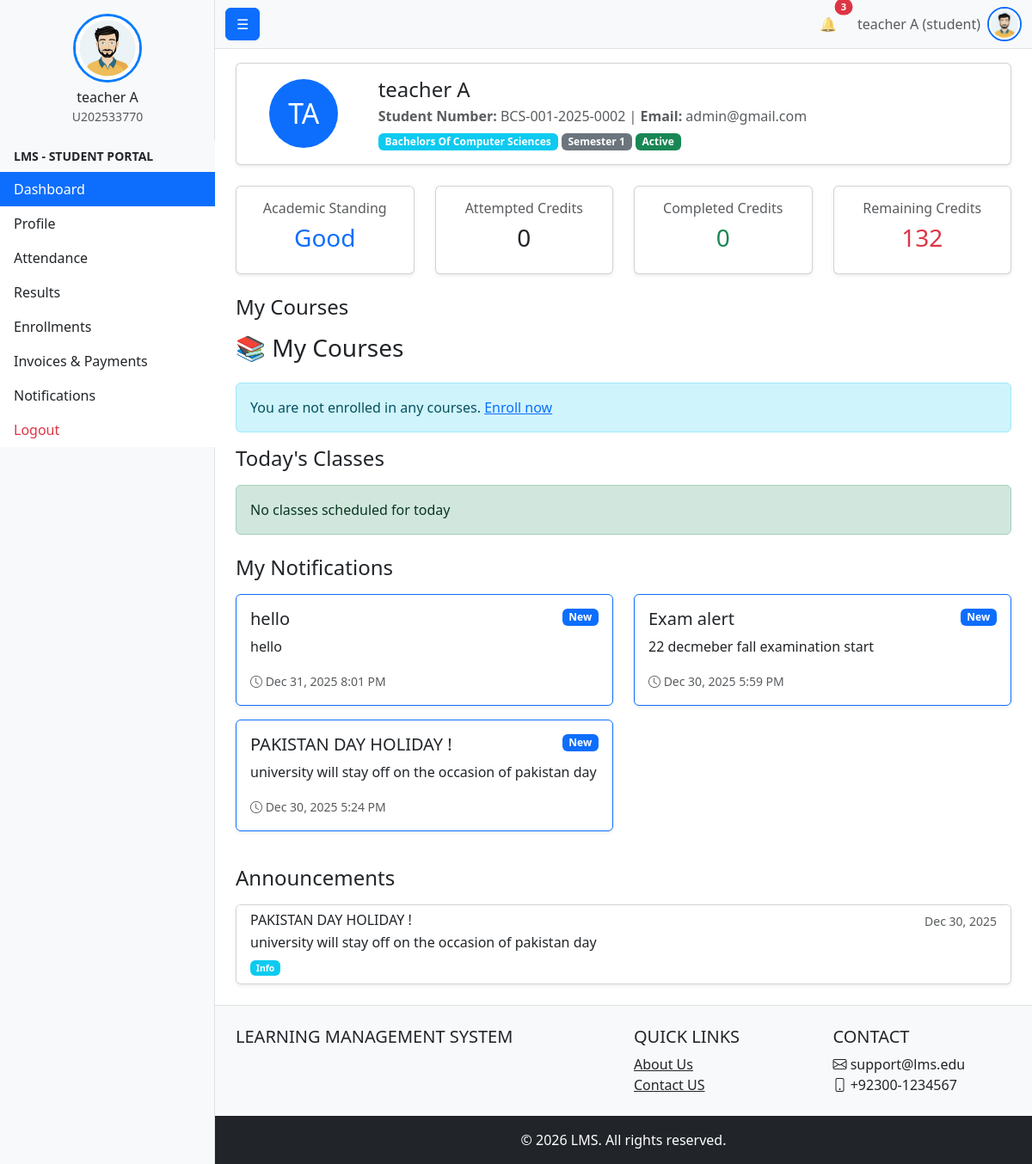
Page /roles/Student/dashboard.php (signed in) on the committed database.
### tables this page shows
CREATE TABLE `users` (
  `id` int(11) NOT NULL,
  `first_name` varchar(100) NOT NULL,
  `last_name` varchar(100) NOT NULL,
  `full_name` varchar(201) GENERATED ALWAYS AS (concat(`first_name`,' ',`last_name`)) STORED,
  `email` varchar(255) DEFAULT NULL,
  `contact_number` varchar(20) DEFAULT NULL,
  `profile_image` varchar(255) DEFAULT NULL COMMENT 'Stores profile image filename (stored in /public/uploads/profiles/)',
  `campus_id` int(11) DEFAULT NULL,
  `gender` enum('male','female','other') DEFAULT NULL,
  `cnic` varchar(15) DEFAULT NULL,
  `date_of_birth` date DEFAULT NULL,
  `address` text DEFAULT NULL,
  `password_hash` varchar(255) NOT NULL,
  `user_code` varchar(255) NOT NULL,
  `status` enum('active','inactive','suspended') NOT NULL DEFAULT 'active',
  `is_deleted` tinyint(1) NOT NULL DEFAULT 0,
  `created_at` timestamp NOT NULL DEFAULT current_timestamp(),
  `updated_at` timestamp NOT NULL DEFAULT current_timestamp() ON UPDATE current_timestamp(),
  `last_login_at` datetime DEFAULT NULL
);

CREATE TABLE `roles` (
  `role_id` int(11) NOT NULL,
  `role_name` enum('student','faculty','admin','student_affairs','examination','admission','accounts') NOT NULL
);

CREATE TABLE `student` (
  `student_id` int(11) NOT NULL,
  `program_id` int(11) NOT NULL,
  `student_number` varchar(50) NOT NULL,
  `admission_year` year(4) NOT NULL,
  `current_semester` int(11) NOT NULL DEFAULT 1,
  `enrollment_status` enum('active','suspended','withdrawn','graduated','expelled','on_break') NOT NULL DEFAULT 'active',
  `academic_standing` enum('good','probation','warning','honors') DEFAULT 'good',
  `attempted_credit_hrs` int(11) NOT NULL DEFAULT 0,
  `completed_credit_hrs` int(11) NOT NULL DEFAULT 0,
  `remaining_credit_hrs` int(11) NOT NULL DEFAULT 0,
  `created_at` timestamp NOT NULL DEFAULT current_timestamp(),
  `updated_at` timestamp NOT NULL DEFAULT current_timestamp() ON UPDATE current_timestamp(),
  `cgpa` decimal(3,2) DEFAULT NULL COMMENT 'Cumulative Grade Point Average',
  `sgpa` decimal(3,2) DEFAULT NULL COMMENT 'Semester Grade Point Average'
);

CREATE TABLE `program` (
  `program_id` int(11) NOT NULL,
  `department_id` int(11) NOT NULL,
  `program_code` varchar(50) NOT NULL,
  `program_name` varchar(100) NOT NULL,
  `degree_level` enum('diploma','bachelors','masters','phd') NOT NULL,
  `duration` int(11) NOT NULL COMMENT 'Duration in years',
  `minimum_semesters` int(11) NOT NULL,
  `minimum_credit_hrs` int(11) NOT NULL,
  `program_status` enum('active','inactive','phased_out') NOT NULL DEFAULT 'active',
  `description` text DEFAULT NULL,
  `created_at` timestamp NOT NULL DEFAULT current_timestamp(),
  `updated_at` timestamp NOT NULL DEFAULT current_timestamp() ON UPDATE current_timestamp(),
  `is_deleted` tinyint(1) NOT NULL DEFAULT 0,
  `updated_by` int(11) DEFAULT NULL
);

CREATE TABLE `user_notification` (
  `user_id` int(11) NOT NULL,
  `notification_id` int(11) NOT NULL,
  `is_read` tinyint(1) NOT NULL DEFAULT 0,
  `read_at` datetime DEFAULT NULL
);

CREATE TABLE `notification` (
  `notification_id` int(11) NOT NULL,
  `title` varchar(150) NOT NULL,
  `message` text NOT NULL,
  `notification_type` enum('info','warning','alert','assignment','exam','system') NOT NULL DEFAULT 'info',
  `is_general` tinyint(1) NOT NULL DEFAULT 0,
  `scheduled_at` datetime DEFAULT NULL,
  `created_by` int(11) DEFAULT NULL,
  `created_at` timestamp NOT NULL DEFAULT current_timestamp(),
  `updated_at` timestamp NOT NULL DEFAULT current_timestamp() ON UPDATE current_timestamp()
);

### config.php (called while the page is built, shortened)
<?php
function url(string $path = ''): string {
    return rtrim(BASE_URL, '/') . '/' . ltrim($path, '/');
}

### roles/Student/dashboard.php (the view, shortened to what this page needs)
<?php
require_once $_SERVER['DOCUMENT_ROOT'] . '/project1/bootstrap.php';
$id = $_SESSION['user_id'];
$first_name = $_SESSION['first_name'] ?? 'Guest';
$last_name = $_SESSION['last_name'] ?? '';
$role = $_SESSION['role'] ?? 'guest';
$student_info = [];
$today_classes = [];
if ($role === 'student') {
    $stmt = $conn->prepare("
        SELECT s.student_number, s.admission_year, s.current_semester,
               s.enrollment_status, s.academic_standing,
               s.attempted_credit_hrs, s.completed_credit_hrs, s.remaining_credit_hrs,
               p.program_name, p.degree_level,
               u.email, u.contact_number
        FROM student s
        JOIN users u ON s.student_id = u.id
        JOIN program p ON s.program_id = p.program_id
        WHERE s.student_id = ?
    ");
    $stmt->bind_param("i", $id);
    $stmt->execute();
    $student_info = $stmt->get_result()->fetch_assoc();
    $stmt = $conn->prepare("
        SELECT ats.session_id, ats.session_date, ats.start_time, ats.end_time,
               ats.session_type, ats.status,
               l.lesson_title, l.lesson_type,
               c.course_name, c.course_code
        FROM attendance_session ats
        JOIN lesson l ON ats.lesson_id = l.lesson_id
        JOIN module m ON l.module_id = m.module_id
        JOIN course_offering co ON m.offering_id = co.offering_id
        JOIN course c ON co.course_id = c.course_id
        JOIN enrollment e ON co.offering_id = e.offering_id
        WHERE e.student_id = ?
          AND ats.session_date = CURDATE()
          AND ats.status IN ('scheduled', 'completed')
        ORDER BY ats.start_time
    ");
    $stmt->bind_param("i", $id);
    $stmt->execute();
    $today_classes = $stmt->get_result()->fetch_all(MYSQLI_ASSOC);
}
$stmt = $conn->prepare("
    SELECT n.title, n.message, n.notification_type, n.created_at,
           un.is_read, un.read_at
    FROM user_notification un
    JOIN notification n ON un.notification_id = n.notification_id
    WHERE un.user_id = ?
    ORDER BY n.created_at DESC
    LIMIT 5
");
$stmt->bind_param("i", $id);
$stmt->execute();
$notifications = $stmt->get_result()->fetch_all(MYSQLI_ASSOC);
$stmt = $conn->prepare("
    SELECT title, message, notification_type, created_at
    FROM notification
    WHERE is_general = TRUE
    ORDER BY created_at DESC
    LIMIT 5
");
$stmt->execute();
$announcements = $stmt->get_result()->fetch_all(MYSQLI_ASSOC);
?>
<div class="card mb-4 shadow-sm">
    <div class="card-body">
        <div class="row align-items-center">
            <div class="col-md-2 text-center">
                <div class="bg-primary text-white rounded-circle d-inline-flex align-items-center justify-content-center"
                     style="width: 80px; height: 80px; font-size: 2rem;">
                    <?= strtoupper(substr($first_name, 0, 1) . substr($last_name, 0, 1)) ?>
                </div>
            </div>
            <div class="col-md-10">
                <h4 class="mb-1"><?= htmlspecialchars($first_name . ' ' . $last_name) ?></h4>
                <p class="mb-1 text-muted">
                    <strong>Student Number:</strong> <?= htmlspecialchars($student_info['student_number'] ?? 'N/A') ?> |
                    <strong>Email:</strong> <?= htmlspecialchars($student_info['email'] ?? 'N/A') ?>
                </p>
                <p class="mb-0">
                    <span class="badge bg-info"><?= htmlspecialchars($student_info['program_name'] ?? 'N/A') ?></span>
                    <span class="badge bg-secondary">Semester <?= htmlspecialchars($student_info['current_semester'] ?? 'N/A') ?></span>
                    <span class="badge bg-success"><?= ucfirst(str_replace('_', ' ', $student_info['enrollment_status'] ?? 'N/A')) ?></span>
                </p>
            </div>
        </div>
    </div>
</div>
<div class="row mb-4">
    <div class="col-md-3">
        <div class="card text-center shadow-sm">
            <div class="card-body">
                <h6 class="text-muted">Academic Standing</h6>
                <h3 class="text-<?= ($student_info['academic_standing'] === 'honors') ? 'success' :
                    (($student_info['academic_standing'] === 'good') ? 'primary' : 'warning') ?>">
                    <?= ucfirst($student_info['academic_standing'] ?? 'N/A') ?>
                </h3>
            </div>
        </div>
    </div>
    <div class="col-md-3">
        <div class="card text-center shadow-sm">
            <div class="card-body">
                <h6 class="text-muted">Attempted Credits</h6>
                <h3><?= htmlspecialchars($student_info['attempted_credit_hrs'] ?? 0) ?></h3>
            </div>
        </div>
    </div>
    <div class="col-md-3">
        <div class="card text-center shadow-sm">
            <div class="card-body">
                <h6 class="text-muted">Completed Credits</h6>
                <h3 class="text-success"><?= htmlspecialchars($student_info['completed_credit_hrs'] ?? 0) ?></h3>
            </div>
        </div>
    </div>
    <div class="col-md-3">
        <div class="card text-center shadow-sm">
            <div class="card-body">
                <h6 class="text-muted">Remaining Credits</h6>
                <h3 class="text-danger"><?= htmlspecialchars($student_info['remaining_credit_hrs'] ?? 0) ?></h3>
            </div>
        </div>
    </div>
</div>
<h4 class="mb-3">My Courses</h4>
<?php include __DIR__ . '/courses/courses.php'; ?>
<h4 class="mb-3">Today's Classes</h4>
<?php if (!empty($today_classes)): ?>
<div class="card mb-4 shadow-sm">
    <div class="card-body">
        <div class="table-responsive">
            <table class="table table-hover">
                <thead>
                    <tr>
                        <th>Time</th>
                        <th>Course</th>
                        <th>Lesson</th>
                        <th>Session Type</th>
                        <th>Status</th>
                    </tr>
                </thead>
                <tbody>
                    <?php foreach ($today_classes as $class): ?>
                        <tr>
                            <td>
                                <?php if ($class['start_time'] && $class['end_time']): ?>
                                    <?= date('g:i A', strtotime($class['start_time'])) ?> - <?= date('g:i A', strtotime($class['end_time'])) ?>
                                <?php else: ?>
                                    <span class="text-muted">Time TBA</span>
                                <?php endif; ?>
                            </td>
                            <td><strong><?= htmlspecialchars($class['course_code']) ?></strong><br>
                                <small class="text-muted"><?= htmlspecialchars($class['course_name']) ?></small>
                            </td>
                            <td><?= htmlspecialchars($class['lesson_title']) ?></td>
                            <td><span class="badge bg-secondary"><?= ucfirst($class['session_type']) ?></span></td>
                            <td>
                                <span class="badge bg-<?= $class['status'] === 'completed' ? 'success' : ($class['status'] === 'cancelled' ? 'danger' : 'primary') ?>">
                                    <?= ucfirst($class['status']) ?>
                                </span>
                            </td>
                        </tr>
                    <?php endforeach; ?>
                </tbody>
            </table>
        </div>
    </div>
</div>
<?php else: ?>
    <div class="alert alert-success mb-4">No classes scheduled for today</div>
<?php endif; ?>
<?php if (!empty($notifications)): ?>
<h4 class="mb-3">My Notifications</h4>
<div class="row mb-4">
    <?php foreach ($notifications as $note): ?>
        <div class="col-md-6 mb-3">
            <div class="card shadow-sm <?= $note['is_read'] ? '' : 'border-primary' ?>">
                <div class="card-body">
                    <div class="d-flex justify-content-between align-items-start">
                        <h5 class="card-title"><?= htmlspecialchars($note['title']) ?></h5>
                        <?php if (!$note['is_read']): ?>
                            <span class="badge bg-primary">New</span>
                        <?php endif; ?>
                    </div>
                    <p class="card-text"><?= htmlspecialchars($note['message']) ?></p>
                    <small class="text-muted">
                        <i class="bi bi-clock"></i> <?= date('M d, Y g:i A', strtotime($note['created_at'])) ?>
                    </small>
                </div>
            </div>
        </div>
    <?php endforeach; ?>
</div>
<?php endif; ?>
<h4 class="mb-3">Announcements</h4>
<?php if (!empty($announcements)): ?>
<div class="card shadow-sm mb-4">
    <div class="list-group list-group-flush">
        <?php foreach ($announcements as $announcement): ?>
            <div class="list-group-item">
                <div class="d-flex w-100 justify-content-between">
                    <h6 class="mb-1"><?= htmlspecialchars($announcement['title']) ?></h6>
                    <small class="text-muted"><?= date('M d, Y', strtotime($announcement['created_at'])) ?></small>
                </div>
                <p class="mb-1"><?= htmlspecialchars($announcement['message']) ?></p>
                <small>
                    <span class="badge bg-<?=
                        $announcement['notification_type'] === 'alert' ? 'danger' :
                        ($announcement['notification_type'] === 'warning' ? 'warning' : 'info')
                    ?>">
                        <?= ucfirst($announcement['notification_type']) ?>
                    </span>
                </small>
            </div>
        <?php endforeach; ?>
    </div>
</div>
<?php else: ?>
    <div class="alert alert-secondary mb-4">No announcements at this time.</div>
<?php endif; ?>
<?php
require_once include_file('templates/layout/master_base.php');
?>

### templates/layout/navbar.php (shortened to what this page needs)
<?php
require_once $_SERVER['DOCUMENT_ROOT'].'/project1/bootstrap.php';
$name = 'Guest';
$role = 'guest';
$profile_image_url = url('public/male_avatar.jpeg');
if (isset($_SESSION['user_id'])) {
    $user_id = $_SESSION['user_id'];
    $stmt = $conn->prepare("
        SELECT u.full_name, r.role_name
        FROM users u
        LEFT JOIN user_roles ur ON u.id = ur.user_id
        LEFT JOIN roles r ON ur.role_id = r.role_id
        WHERE u.id = ?
        LIMIT 1
    ");
    $stmt->bind_param('i', $user_id);
    $stmt->execute();
    $result = $stmt->get_result();
    if ($row = $result->fetch_assoc()) {
        $name = $row['full_name'];
        $role = $row['role_name'] ?? 'guest';
    }
    $stmt = $conn->prepare("SELECT COUNT(*) as count FROM user_notification WHERE user_id=? AND is_read=FALSE");
    $stmt->bind_param('i', $user_id);
    $stmt->execute();
    $unread_count = $stmt->get_result()->fetch_assoc()['count'] ?? 0;
} else {
    $unread_count = 0;
    $notifications = [];
}
?>
<nav class="navbar navbar-expand-lg navbar-light bg-light border-bottom">
    <div class="container-fluid">
        <button class="btn btn-primary " id="sidebarToggle">☰</button>
        <div class="collapse navbar-collapse" id="navbarNav">
            <ul class="navbar-nav ms-auto align-items-center">
                <li class="nav-item dropdown me-3">
                    <a class="nav-link position-relative" href="#" id="notificationDropdown" role="button"
                       data-bs-toggle="dropdown" aria-expanded="false" title="Notifications">
                        🔔
                        <?php if ($unread_count > 0): ?>
                        <span class="position-absolute top-0 start-100 translate-middle badge rounded-pill bg-danger" style="font-size:0.7rem;">
                            <?= $unread_count > 9 ? '9+' : $unread_count ?>
                        </span>
                        <?php endif; ?>
                    </a>
                </li>
                <li class="nav-item me-2">
                    <span class="text-muted"><?= htmlspecialchars($name) ?> (<?= htmlspecialchars($role) ?>)</span>
                </li>
                <li class="nav-item dropdown">
                    <a class="nav-link p-0" href="#" id="userDropdown" role="button" data-bs-toggle="dropdown" aria-expanded="false" title="Profile Menu">
                        <img src="<?= $profile_image_url ?>" alt="Profile" class="rounded-circle border border-2 border-primary" style="width: 40px; height: 40px; object-fit: cover; cursor: pointer;">
                    </a>
                </li>
            </ul>
        </div>
    </div>
</nav>

### css/styles.css (style rules this page uses)
.list-group-item { border: none; border-radius: 0; }

### rows in the picture
users: full_name "teacher A", roles.role_name "student"
student: student_number "BCS-001-2025-0002", student_id.email "admin@gmail.com", program.program_name "Bachelors Of Computer Sciences", current_semester "1", enrollment_status "Active", academic_standing "Good", attempted_credit_hrs "0", completed_credit_hrs "0", remaining_credit_hrs "132"
user_notification: notification.title "hello", is_read "New", notification.message "hello", notification.created_at "Dec 31, 2025 8:01 PM"
user_notification: notification.title "Exam alert", is_read "New", notification.message "22 decmeber fall examination start", notification.created_at "Dec 30, 2025 5:59 PM"
user_notification: notification.title "PAKISTAN DAY HOLIDAY !", is_read "New", notification.message "university will stay off on the occasion of pakistan day", notification.created_at "Dec 30, 2025 5:24 PM"

### other values in the picture
$name "teacher A"
$user_code "U202533770"
$role "STUDENT"
$label "Dashboard"
$label "Profile"
$label "Attendance"
$label "Results"
$label "Enrollments"
$label "Invoices & Payments"
$label "Notifications"
$unread_count "3"
substr($first_name, 0, 1) . substr($last_name, 0, 1) "TA"
$first_name . ' ' . $last_name "teacher A"
$announcement['title'] "PAKISTAN DAY HOLIDAY !"
date('M d, Y', strtotime($announcement['created_at'])) "Dec 30, 2025"
